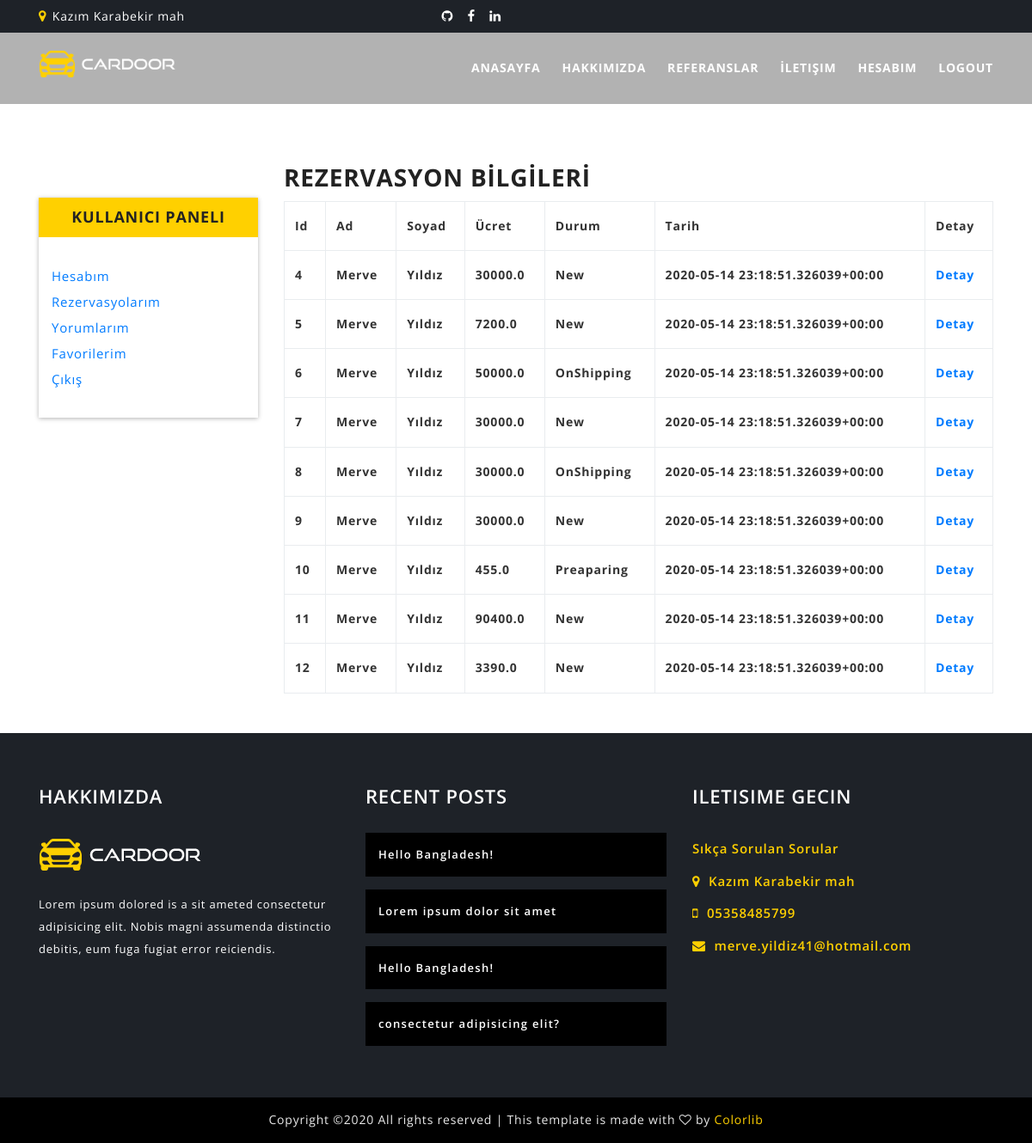
The page /user/orders/ (signed in) on the database its author committed.
### home/models.py (models this page shows, shortened)
class Setting(models.Model):
    STATUS = (
        ('True', 'Evet'),
        ('False', 'Hayır'),
    )
    title = models.CharField(max_length=150)
    keywords = models.CharField(max_length=255)
    description = models.CharField(max_length=255)
    address = models.CharField(blank=True, max_length=100)
    phone = models.CharField(blank=True, max_length=15)
    fax = models.CharField(blank=True, max_length=15)
    email = models.CharField(blank=True, max_length=50)
    smtpserver = models.CharField(blank=True, max_length=20)
    smtpemail = models.CharField(blank=True, max_length=20)
    smtppassword = models.CharField(blank=True, max_length=10)
    smtpport = models.CharField(blank=True, max_length=5)
    icon = models.ImageField(blank=True, upload_to='images/')  # blank true boş bırakabilir sağlıyor
    facebook = models.CharField(blank=True, max_length=50)
    linkedin = models.CharField(blank=True, max_length=50)
    github = models.CharField(blank=True, max_length=50)
    abotus = RichTextUploadingField(blank=True)
    contact = RichTextUploadingField(blank=True)
    references = RichTextUploadingField(blank=True)
    status = models.CharField(max_length=10, choices=STATUS)
    create_at = models.DateTimeField(auto_now_add=True)  # oluşturulma zmanını tutar
    update_At = models.DateTimeField(auto_now=True)

class Order(models.Model):
    STATUS = (
        ('New', 'New'),
        ('Accepted', 'Accepted'),
        ('Preaparing', 'Preparing'),
        ('OnShipping', 'OnShipping'),
        ('Completed', 'Completed'),
        ('Canceled', 'Canceled'),
    )
    user = models.ForeignKey(User, on_delete=models.SET_NULL, null=True)
    code = models.CharField(max_length=10, editable=False)  # üye olmayanlar bu ko ile siparişini takip edecek
    first_name = models.CharField(max_length=10)
    last_name = models.CharField(max_length=10)
    phone = models.CharField(blank=True, max_length=20)
    address = models.CharField(blank=True, max_length=150)
    city = models.CharField(blank=True, max_length=20)
    country = models.CharField(max_length=20, blank=True)
    date_start = models.CharField(max_length=30)
    date_end = models.CharField(max_length=30)
    quatity =models.CharField(max_length=30)
    car_id = models.IntegerField()
    total =models.CharField(max_length=30)
    status = models.CharField(max_length=10, choices=STATUS, default='New')
    ip = models.CharField(blank=True, max_length=20)
    adminnote = models.CharField(blank=True, max_length=100)
    create_at = models.DateTimeField(auto_now_add=True)
    update_at = models.DateTimeField(auto_now_add=True)

### user/views.py (the view)
# urls.py: path('orders/', views.orders, name='orders'),
@login_required(login_url='/login')  # check login
def orders(request):
    category = Category.objects.all()
    setting = Setting.objects.get(pk=1)
    current_user = request.user
    orders = Order.objects.filter(user_id=current_user)
    context = {'category': category, 'orders': orders,'setting': setting}
    return render(request, 'user_orders.html', context)

### user/templates/user_orders.html (shortened to what this page needs)
{% extends "homebase.html" %}
{% block body %}
    {% load static %}
    <section id="about-area" class="section-padding">
        <div class="container" style="margin-top:140px">
            <div class="row">
                {% include "user_panel.html" %}
                <div class="col-lg-9">
                    <div class="about-content">
                        <h3 style="margin: 20px 0px 10px 0px">REZERVASYON BİLGİLERİ</h3>
                        <table class="table table-bordered">
                            <tr>
                                <th>Id</th>
                                 <th>Ad</th>
                                 <th>Soyad</th>
                                <th>Ücret</th>
                                <th>Durum</th>
                                <th>Tarih</th>
    <th>Detay</th>
                            </tr>
                            {% for rs in orders %}
                            <tr>
                                <th>{{ rs.id }}</th>
                             <th>{{ rs.first_name }}</th>
                             <th>{{ rs.last_name }}</th>
                             <th>{{ rs.total }}</th>
                                <th>{{ rs.status }}</th>
                             <th>{{ rs.date_start }}</th>
                                <th><a  href="/user/orderdetail/{{ rs.id }}">Detay</a></th>
                            </tr>
{% endfor %}
                        </table>
                    </div>
                </div>
            </div>
        </div>
    </section>
{% endblock %}

### home/templates/header.html (shortened to what this page needs)
<link rel="stylesheet" href="https://ajax.googleapis.com/ajax/libs/jqueryui/1.11.4/themes/smoothness/jquery-ui.css">
<header id="header-area" class="fixed-top">
    {% load static %}
    <div id="header-top" class="d-none d-xl-block">
        <div class="container">
            <div class="row">
                <div class="col-lg-3 text-left">
                    <i class="fa fa-map-marker"></i> {{ setting.address }}
                </div>
                <div class="col-lg-3 text-right">
                    <div class="header-social-icons">
                        <a href="{{ setting.github }}"><i class="fa fa-github"></i></a>
                        <a href="{{ setting.facebook }}"><i class="fa fa-facebook"></i></a>
                        <a href="{{ setting.linkedin }}"><i class="fa fa-linkedin"></i></a>
                    </div>
                </div>
            </div>
        </div>
    </div>
    <div id="header-bottom">
        <div class="container">
            <div class="row">
                <div class="col-lg-2">
                    <a href="/" class="logo">
                        <img src="{% static 'img/logo.png' %}" alt="JSOFT">
                    </a>
                </div>
                <div class="col-lg-10 d-none d-xl-block">
                    <nav class="mainmenu alignright">
                        <ul>
                            <li><a href="/">Anasayfa</a>
                            </li>
                            <li><a href="/hakkimizda">Hakkımızda</a></li>
                            <li><a href="/referanslar">Referanslar</a></li>
                            <li><a href="/iletisim">İletişim</a></li>
                            {% if user.id is not None %}
                                <li><a href="/user">Hesabım</a></li>
                                <li><a href="/logout">Logout</a></li>
                            {% else %}
                                <li><a href="/login">Login</a></li>
                            {% endif %}
                        </ul>
                    </nav>
                </div>
            </div>
        </div>
    </div>
</header>

### home/templates/footer.html (shortened to what this page needs)
<section id="footer-area">
    {% load static %}
    <div class="footer-widget-area">
        <div class="container">
            <div class="row">
                <div class="col-lg-4 col-md-6">
                    <div class="single-footer-widget">
                        <h2>Hakkımızda</h2>
                        <div class="widget-body">
                            <img src="{% static 'img/logo.png' %}" alt="JSOFT">
                            <p>Lorem ipsum dolored is a sit ameted consectetur adipisicing elit. Nobis magni assumenda
                                distinctio debitis, eum fuga fugiat error reiciendis.</p>
                        </div>
                    </div>
                </div>
                <div class="col-lg-4 col-md-6">
                    <div class="single-footer-widget">
                        <h2>Recent Posts</h2>
                        <div class="widget-body">
                            <ul class="recent-post">
                                <li>
                                        Hello Bangladesh!
                                </li>
                                <li>
                                        Lorem ipsum dolor sit amet
                                </li>
                                <li>
                                        Hello Bangladesh!
                                </li>
                                <li>
                                        consectetur adipisicing elit?
                                </li>
                            </ul>
                        </div>
                    </div>
                </div>
                <div class="col-lg-4 col-md-6">
                    <div class="single-footer-widget">
                        <h2>ILETISIME GECIN</h2>
                        <div class="widget-body">
                            <ul class="get-touch">
                                <li><a href="/sss">Sıkça Sorulan Sorular</a></li>
                                <li><i class="fa fa-map-marker"></i> {{ setting.address }}</li>
                                <li><i class="fa fa-mobile"></i> {{ setting.phone }}</li>
                                <li><i class="fa fa-envelope"></i> {{ setting.email }}</li>
                            </ul>
                        </div>
                    </div>
                </div>
            </div>
        </div>
    </div>
    <div class="footer-bottom-area">
        <div class="container">
            <div class="row">
                <div class="col-lg-12 text-center">
                    <p>
                        Copyright &copy;<script>document.write(new Date().getFullYear());</script>
                        All rights reserved | This template is made with <i class="fa fa-heart-o"
                                                                            aria-hidden="true"></i> by <a
                                href="https://colorlib.com" target="_blank">Colorlib</a>
                        </p>
                </div>
            </div>
        </div>
    </div>
</section>

### home/static/css/style.css (style rules this page uses)
.section-padding { padding: 30px 0; }
#header-area, #header-area a { color: #fff; }
#header-top { background-color: #1e2228; padding: 8px 0; z-index:9999; }
#header-top i { color: #ffd000; font-size: 15px; margin-right: 2px; }
#header-area .header-social-icons a i.fa { color: #fff; font-size: 15px; margin-left: 10px; -webkit-transition: 0.4s; transition: 0.4s; }
#header-bottom { background-color: rgba(0, 0, 0, 0.3); padding: 15px 0; -webkit-transition: all 0.4s ease 0s; transition: all 0.4s ease 0s; }
.logo { display: inline-block; }
.mainmenu ul li { float: left; position: relative; }
.mainmenu ul li a { display: block; font-weight: 700; margin-left: 25px; padding: 15px 0; text-transform: uppercase; -webkit-transition: all 0.4s ease 0s; transition: all 0.4s ease 0s; }
#header-bottom .container { position: relative; }
.slicknav_nav { background-color: #000; border-top: 1px solid #ffd000; position: absolute; top: 65px; width: 100%; }
.slicknav_nav ul, .slicknav_nav ul li a, .slicknav_nav ul li.slicknav_parent a { margin: 0; -webkit-transition: 0.4s; transition: 0.4s; text-transform: uppercase; }
.about-content { line-height: 2.3em; }
#footer-area a { color: #ffd000; }
.footer-widget-area { background-color: #1e2228; padding: 60px 0; }
.footer-widget-area h2, .footer-widget-area { color: #fff; }
.single-footer-widget h2 { font-size: 22px; font-weight: 600; margin-bottom: 30px; text-transform: uppercase; }
.single-footer-widget p { font-size: 13px; line-height: 2; }
.single-footer-widget img { margin-bottom: 20px; }
.recent-post li { background-color: #000; font-weight: 600; font-size: 13px; letter-spacing: 1.3px; margin-bottom: 15px; padding: 20px; position: relative; }
.recent-post li:last-child { margin-bottom: 0; }
.recent-post li { background-color: #000; font-weight: 600; letter-spacing: 1.3px; margin-bottom: 15px; padding: 15px; position: relative; }
.get-touch { color: #ffd000; font-size: 15px; font-weight: 600; line-height: 2.5; margin-top: 20px; }
.get-touch i.fa { margin-right: 5px; }
.footer-bottom-area { background-color: #000; color: #eaeaea; padding: 15px 0; }
html, body, #slideslow-bg, #slideslow-bg div { height: 100%; }

### home/static/css/responsive.css (style rules this page uses)
@media only screen and (min-width: 992px) { .single-pricing-table, .single-footer-widget { margin-bottom: 0; } }

### rows shown on the page
Setting: address "Kazım Karabekir mah", phone "05358485799", email "merve.yildiz41@hotmail.com"
Order: id "4", first_name "Merve", last_name "Yıldız", total "30000.0", status "New", date_start "2020-05-14 23:18:51.326039+00:00"
Order: id "5", first_name "Merve", last_name "Yıldız", total "7200.0", status "New", date_start "2020-05-14 23:18:51.326039+00:00"
Order: id "6", first_name "Merve", last_name "Yıldız", total "50000.0", status "OnShipping", date_start "2020-05-14 23:18:51.326039+00:00"
Order: id "7", first_name "Merve", last_name "Yıldız", total "30000.0", status "New", date_start "2020-05-14 23:18:51.326039+00:00"
Order: id "8", first_name "Merve", last_name "Yıldız", total "30000.0", status "OnShipping", date_start "2020-05-14 23:18:51.326039+00:00"
Order: id "9", first_name "Merve", last_name "Yıldız", total "30000.0", status "New", date_start "2020-05-14 23:18:51.326039+00:00"
Order: id "10", first_name "Merve", last_name "Yıldız", total "455.0", status "Preaparing", date_start "2020-05-14 23:18:51.326039+00:00"
Order: id "11", first_name "Merve", last_name "Yıldız", total "90400.0", status "New", date_start "2020-05-14 23:18:51.326039+00:00"
Order: id "12", first_name "Merve", last_name "Yıldız", total "3390.0", status "New", date_start "2020-05-14 23:18:51.326039+00:00"
